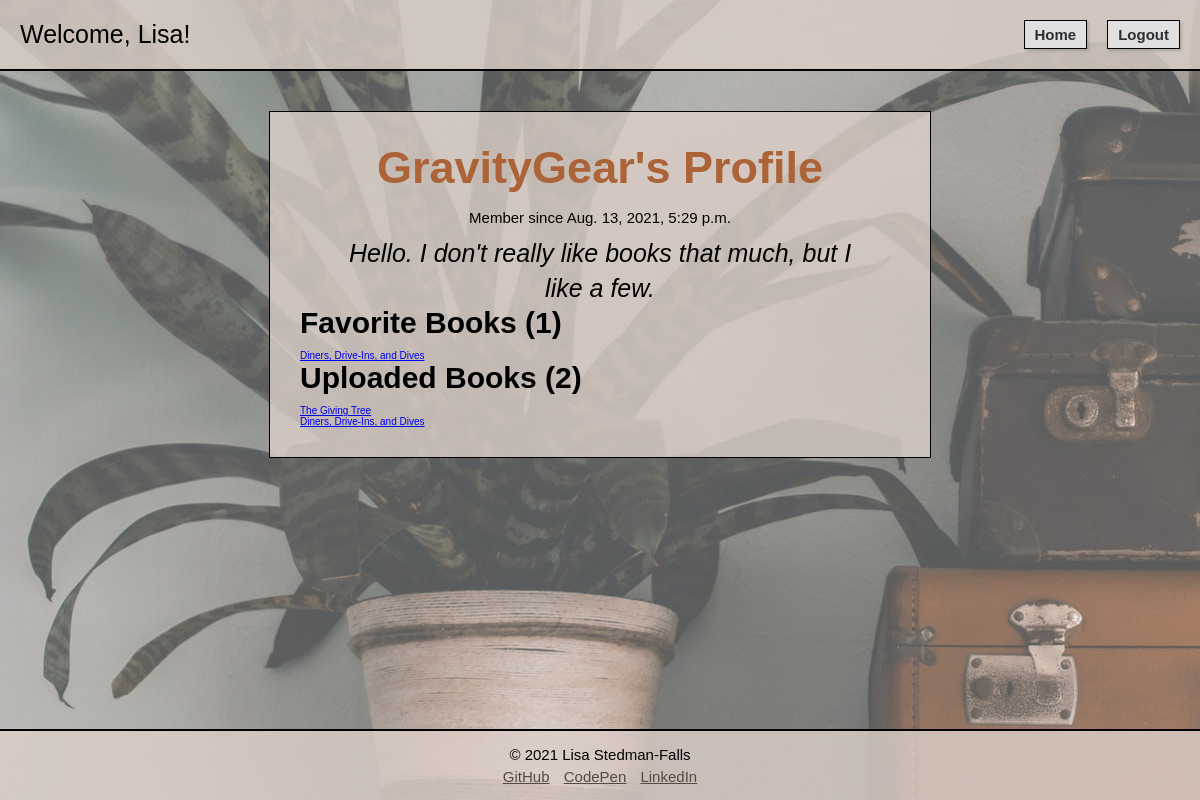
Page /book/user/2 (signed in) on the committed database.
### login_registration_app/models.py (models this page shows, shortened)
class User(models.Model):
    first_name = models.CharField(max_length=255)
    last_name = models.CharField(max_length=255)
    username = models.CharField(max_length=20, default="")
    email = models.CharField(max_length=255)
    password = models.CharField(max_length=255)
    bio = models.TextField(default="")
    created_at = models.DateTimeField(auto_now_add=True)
    updated_at = models.DateTimeField(auto_now=True)
    objects = UserManager()

### books_app/models.py (models this page shows, shortened)
class Book(models.Model):
    title = models.CharField(max_length=255)
    description = models.TextField()
    genre = models.CharField(max_length=255)
    uploaded_by = models.ForeignKey(User, related_name = "books_uploaded", on_delete = models.CASCADE)
    favorited_by = models.ManyToManyField(User, related_name = "books_favorited")
    created_at = models.DateTimeField(auto_now_add=True)
    updated_at = models.DateTimeField(auto_now=True)
    objects = BookManager()

### books_app/views.py (the view)
# urls.py: path('user/<int:user_id>', views.user_page), #GET request to display a specific object's info
def user_page(request, user_id): #GET REQUEST
    this_user= User.objects.get(id=request.session["user_id"])
    a_user = User.objects.get(id = user_id)
    admin = User.objects.get(id = 1)
    uploaded_books = a_user.books_uploaded.all()
    book_count = uploaded_books.count()
    favorited_books = a_user.books_favorited.all()
    favorite_count= favorited_books.count()
    context = {
        "this_user":this_user,
        "a_user": a_user,
        "favorited_books": favorited_books,
        "uploaded_books":uploaded_books,
        "book_count": book_count,
        "favorite_count":favorite_count,
        "admin": admin,
    }
    return render(request, "user_page.html", context)

### books_app/templates/user_page.html (shortened to what this page needs)
<!DOCTYPE html>
<html lang="en-US">
<head>
    {% load static %}
    <link rel="stylesheet" href="{% static 'user_page.css' %}">
</head>
<body>
    <div id="container">
        <nav>
            <p>Welcome, {{this_user.first_name}}!</p>
            <div id="nav_actions">
                <a href="/book">Home</a>
                <form action="/logout" method="POST">
                    <button type="submit">Logout</button>
                </form>
            </div>
        </nav>
        <div id="wrapper">
            <div id="user">
                <h1>{{a_user.username}}'s Profile</h1>
                <p>Member since {{a_user.created_at}}</p>
                <p>{{a_user.bio}}</p>
                <h2>Favorite Books ({{favorite_count}})</h2>
                {% for book in favorited_books %}
                <p>
                    <a href ="/book/{{book.id}}">{{book.title}}</a>
                </p>
                {% endfor %}
                <h2>Uploaded Books ({{book_count}})</h2>
                {% for book in uploaded_books %}
                <p>
                    <a href ="/book/{{book.id}}">{{book.title}}</a>
                </p>
                {% endfor %}
            </div>
        </div>
        <footer>
            <p>&#169; 2021 Lisa Stedman-Falls</p>
            <a href="https://github.com/Lstedmanfalls/" target="_blank">GitHub</a>
            <a href="https://codepen.io/lstedmanfalls" target="_blank">CodePen</a>
            <a href="https://www.linkedin.com/in/lstedmanfalls/" target="_blank">LinkedIn</a>
        </footer>
    </div>
</body>
</html>

### books_app/static/user_page.css (style rules this page uses)
* { margin:0; padding:0; }
body { height:100%; }
html { font-family:Verdana, Tahoma, sans-serif; font-size:10px; }
#container { position:relative; min-height:100vh; display: flex; flex-direction:column; }
#container::after { content:""; background-image:url("books.jpg"); opacity:.7; top:0; left:0; bottom:0; right:0; position:absolute; z-index:-1; }
nav { display: flex; width:100%; justify-content: space-between; align-items:center; background-color: rgba(220, 208, 201, .8); padding:2rem 0; border-bottom:.2rem solid black; }
nav p { font-size:2.5rem; padding-left:2rem; }
#nav_actions { display: flex; justify-content: space-between; padding-right:2rem; }
nav a { margin-right:2rem; }
nav a, nav button { font-size:1.5rem; font-weight: bold; padding:.5rem 1rem; box-shadow:rgba(0, 0, 0, 0.15) 1.95px 1.95px 2.6px; color:#2D3033; background-color:#E0E0E0; text-decoration: none; border:.1rem solid black; }
#wrapper { display: flex; flex:1 0 auto; flex-direction: column; align-items: center; padding-top:4rem; padding-bottom:4rem; min-height:auto; }
#user { background-color:rgba(220, 208, 201, .8); border:1px solid black; width:50%; padding:3rem 3rem 3rem 3rem; display: flex; flex-direction: column; }
#user { margin-bottom:4rem; }
h1 { font-size:4.5rem; padding-bottom:1.5rem; text-align: center; color:#ac6337; }
h2 { font-size:3rem; font-weight: bold; padding-bottom: 1rem; }
#user > p:first-of-type { text-align: center; font-size:1.5rem; padding-bottom:1rem; }
#user > p:nth-of-type(2) { font-size: 2.5rem; font-weight: normal; text-align: center; line-height: 1.4; padding:0 3rem; font-style: italic; }
footer { text-align: center; font-size:1.5rem; padding:1.5rem; background-color: rgba(220, 208, 201, .8); border-top:.2rem solid black; }
footer p { padding-bottom: .5rem; }
footer a { color:#574b3f; padding:0 .5rem; }

### rows in the picture
User: first_name "Lisa"
User: username "GravityGear", created_at "Aug. 13, 2021, 5:29 p.m.", bio "Hello. I don't really like books that much, but I like a few."
Book: title "Diners, Drive-Ins, and Dives"
Book: title "The Giving Tree"

### other values in the picture
{{ favorite_count }} "1"
{{ book_count }} "2"
